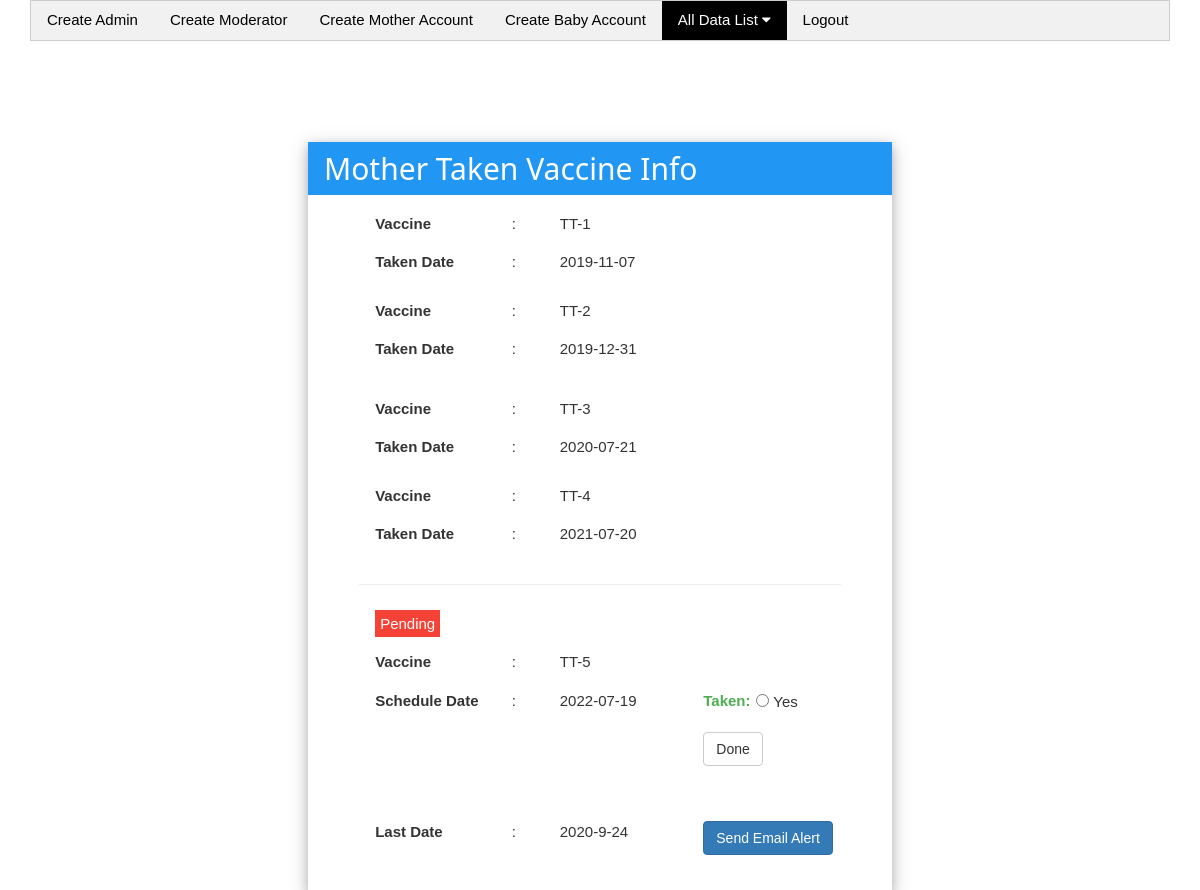
Screenshot of /views/SEIPXXXX/Admin/mother_taken_vaccine.php?id=01836245719 with the database file from the repository.
### tables this page shows
CREATE TABLE `vaccine` (
  `id` int(11) NOT NULL,
  `cell` varchar(255) NOT NULL,
  `pdate` date NOT NULL,
  `ndate` date NOT NULL,
  `number` int(11) NOT NULL,
  `numbers` int(11) NOT NULL,
  `status` int(11) DEFAULT 0,
  `status_date` varchar(255) DEFAULT NULL,
  `final_date` varchar(255) DEFAULT NULL
);

### src/BABYTIKA/SEIPXXXX/Model/Database.php (called while the page is built, shortened)
<?php
class Database{
    public $username="root";
    public $password="";
    public function __construct()
    {
        try {
            $this->DBH = new PDO("mysql:host=localhost;dbname=db_atomic_project", $this->username, $this->password);
        }
        catch(PDOException $e) {
            echo $e->getMessage();
        }
    }
}

### src/BABYTIKA/SEIPXXXX/Mother/Mother.php (called while the page is built, shortened)
<?php
class Mother extends Database
{
    public function mother_taken_vaccine($ucell)
    {
        $query = "SELECT m.id, m.M_Email, v.final_date, v.cell, v.pdate, v.ndate, v.number, v.numbers, v.status, v.status_date, m.M_Cell FROM vaccine AS v INNER JOIN mother AS m ON v.cell = m.M_Cell WHERE v.cell = $ucell ORDER BY v.number ASC";
        $STH = $this->DBH->query($query);
        $STH->setFetchMode(PDO::FETCH_OBJ);
        $singleData = $STH->fetchAll();
        return $singleData;
    }
}

### views/SEIPXXXX/Admin/mother_taken_vaccine.php (the view, shortened to what this page needs)
<?php
$obj = new Mother();
$obj->setData($_GET);
$usercell = $_GET['id'];
$singleData = $obj->mother_taken_vaccine($usercell);
?>
<!doctype html>
<html lang="en">
<head>
    <link rel="stylesheet" href="../../../resource/assets/bootstrap/css/bootstrap.min.css">
    <link rel="stylesheet" href="../../../resource/assets/w3css/4/w3.css">
    <link rel="stylesheet" href="../../../resource/assets/font-awesome-4.7.0/css/font-awesome.min.css">
    <link rel="stylesheet" href="../../../resource/assets/style.css">
    <link rel="stylesheet" href="../../../resource/assets/bootstrap/css/jquery-ui.css">
</head>
<body>
    <div class="container">
        <div class="row">
            <div class="col-md-12">
                <div class="w3-bar w3-border w3-light-grey">
                    <a href="create.php" class="w3-bar-item w3-button" style="text-decoration: none">Create Admin</a>
                    <a href="create_moderator.php" class="w3-bar-item w3-button" style="text-decoration: none">Create Moderator</a>
                    <a href="create_mother.php" class="w3-bar-item w3-button" style="text-decoration: none">Create Mother Account</a>
                    <a href="create_baby.php" class="w3-bar-item w3-button" style="text-decoration: none">Create Baby Account</a>
                    <div class="w3-dropdown-hover">
                        <button class="w3-button w3-black" style="text-decoration: none">
                            All Data List <i class="fa fa-caret-down"></i>
                        </button>
                    </div>
                    <span style="text-align: right">
                        <a href="../User/Authentication/logout.php" class="w3-bar-item w3-button" style="text-decoration: none"> Logout </a>
                    </span>
                </div>
            </div>
        </div>
        <div class="row">
            <div class="col-md-2"></div>
            <div class="col-md-8">
            </div>
            <div class="col-md-2"></div>
        </div>
    </div>
    <div class="w3-container">
        <div class="w3-row">
            <div style="min-height: 100px;"></div>
            <div class="w3-card-4 w3-half" style='margin-bottom: 200px; padding-bottom: 30px;'>
                <header class="w3-container w3-blue">
                    <h2>Mother Taken Vaccine Info</h2>
                </header>
                <?php
                if ($singleData == null) {
                    $final_status = 'x';
                } else {
                    foreach ($singleData as $vaccine) {
                        if ($usercell == $vaccine->cell) {
                            echo "
                                <div class='row' style='margin-top: 10px;'>
                                <div class='col-sm-1'></div>
                                <div class='col-sm-10'>
                                    <table class='w3-table'>
                                        <thead>
                                            <tr class='text-center'>";
                            if ($vaccine->numbers == '2') {
                                $values = $vaccine->number;
                                $status = $vaccine->status;
                                $final_value = $values;
                                $final_status = $status;
                                $final_date = $vaccine->ndate;
                                $last_date = $vaccine->final_date;
                                $email = $vaccine->M_Email;
                                $v = intval($values);
                                $values = intval($v);
                                $values = $values - 1;
                                $value = strval($values);
                                echo "
                                                        <th width='30%'>Vaccine</th>
                                                        <td width='10%'>:</td>
                                                        <td>TT-$value</td>
                                                    </tr>
                                                </thead>
                                                <tbody>
                                                    <tr>
                                                        <th>Taken Date</th>
                                                        <td>:</td>
                                                        <td>$vaccine->pdate</td>
                                                ";
                            } else if ($vaccine->numbers == '1') {
                                $values = $vaccine->number;
                                $status = $vaccine->status;
                                $final_value = $values;
                                $final_status = $status;
                                $final_date = $vaccine->ndate;
                                $last_date = $vaccine->final_date;
                                $email = $vaccine->M_Email;
                            } else {
                                echo "
                                                    <th width='30%'>Vaccine</th>
                                                    <td width='10%'>:</td>
                                                    <td>TT-$vaccine->number</td>
                                                </tr>
                                            </thead>
                                            <tbody>
                                                <tr>
                                                    <th>Taken Date</th>
                                                    <td>:</td>
                                                    <td>$vaccine->ndate</td>
                                                ";
                            }
                            echo "</tr>
                                        </tbody>
                                    </table>
                                </div>
                                <div class='col-sm-1'></div>
                            </div>
                            ";
                        }
                    }
                }
                if ($final_status == 'x') {
                    echo "
                        <div class='row' style='margin: 20px;'>
                            <h4>No Vaccine Schedule Found.</h4>
                        </div>
                    ";
                } else {
                    if ($final_status == '0') {
                        if ($final_value != '6') {
                            echo "
                                <div class='row' style='margin-top: 10px;'>
                                    <div class='col-sm-1'></div>
                                    <div class='col-sm-10'>
                                    <hr>
                                        <table class='w3-table'>
                                            <thead>
                                                    <tr>
                                                        <td>
                                                            <span class='w3-label-lg w3-red' style='padding: 5px'>Pending</span>
                                                        </td>
                                                    </tr>
                                                    <tr class='text-center'>
                                                        <th width='30%'>Vaccine</th>
                                                        <td width='10%'>:</td>
                                                        <td>TT-$final_value</td>
                                                    </tr>
                                                </thead>
                                                <tbody>
                                                    <tr>
                                                        <th>Schedule Date</th>
                                                        <td>:</td>
                                                        <td>$final_date</td>
                                                        <td>
                                                            <form class='form-horizontal' action='store_mother_taken_vaccine.php' method='post'>
                                                                    <input type='hidden' class='form-control' id='number' name='number' value='$final_value'>
                                                                    <input type='hidden' class='form-control' id='M_Cell' name='M_Cell' value='$usercell'>
                                                                <div class='form-group'>
                                                                    <label class='col-sm-4 w3-text-green' for='taken'>Taken: </label>
                                                                    <div class='col-sm-8'>
                                                                        <input type='radio' name='taken' value='1' required> Yes
                                                                    </div>
                                                                </div>
                                                                <button type='submit' name='submit' class='btn btn-default' onclick='return confirm_mobile()'>Done</button>
                                                            </form>
                                                        </td>
                                                    </tr>
                                                    <tr>
                                                        <td><br/></td>
                                                    </tr>
                                                    <tr>
                                                        <th>Last Date</th>
                                                        <td>:</td>
                                                        <td>$last_date</td>
                                                        <td width='30%'>
                                                            <form class='form-horizontal' action='send_email_alert_mother.php' method='post'>
                                                                    <input type='hidden' class='form-control' id='usercell' name='usercell' value='$usercell'>
                                                                    <input type='hidden' class='form-control' id='final_value' name='final_value' value='TT-$final_value'>
                                                                    <input type='hidden' class='form-control' id='last_date' name='last_date' value='$last_date'>
                                                                    <input type='hidden' class='form-control' id='email' name='email' value='$email'>
                                                                <button type='submit' name='submit' class='btn btn-primary'>Send Email Alert</button>
                                                            </form>
                                                        </td>
                                                    </tr>
                                            </tbody>
                                        </table>
                                    </div>
                                    <div class='col-sm-1'></div>
                                </div>
                                ";
                        } else {
                            echo "
                                <div class='row' style='margin: 20px;'>
                                    <h2>All vaccines have been taken </h2>
                                </div>
                            ";
                        }
                    } else {
                    }
                }
                ?>
            </div>
        </div>
    </div>
</body>
</html>

### resource/assets/w3css/4/w3.css (style rules this page uses)
html { box-sizing:border-box }
*,*:before,*:after { box-sizing:inherit }
html { -ms-text-size-adjust:100%;-webkit-text-size-adjust:100% }
body { margin:0 }
article,aside,details,figcaption,figure,footer,header,main,menu,nav,section,summary { display:block }
a { background-color:transparent;-webkit-text-decoration-skip:objects }
hr { box-sizing:content-box;height:0;overflow:visible }
button,input,select,textarea { font:inherit;margin:0 }
button,input { overflow:visible }
button,select { text-transform:none }
button,html [type=button],[type=reset],[type=submit] { -webkit-appearance:button }
[type=checkbox],[type=radio] { padding:0 }
html,body { font-family:Verdana,sans-serif;font-size:15px;line-height:1.5 }
html { overflow-x:hidden }
h2 { font-size:30px }
h1,h2,h3,h4,h5,h6 { font-family:"Segoe UI",Arial,sans-serif;font-weight:400;margin:10px 0 }
hr { border:0;border-top:1px solid #eee;margin:20px 0 }
a { color:inherit }
.w3-table,.w3-table-all { border-collapse:collapse;border-spacing:0;width:100%;display:table }
.w3-table td,.w3-table th,.w3-table-all td,.w3-table-all th { padding:8px 8px;display:table-cell;text-align:left;vertical-align:top }
.w3-table th:first-child,.w3-table td:first-child,.w3-table-all th:first-child,.w3-table-all td:first-child { padding-left:16px }
.w3-btn,.w3-button { border:none;display:inline-block;outline:0;padding:8px 16px;vertical-align:middle;overflow:hidden;text-decoration:none;color:inherit;background-color:inherit;text-align:center;cursor:pointer;white-space:nowrap }
.w3-btn,.w3-button { -webkit-touch-callout:none;-webkit-user-select:none;-khtml-user-select:none;-moz-user-select:none;-ms-user-select:none;user-select:none }
.w3-dropdown-click,.w3-dropdown-hover { position:relative;display:inline-block;cursor:pointer }
.w3-bar { width:100%;overflow:hidden }
.w3-bar .w3-bar-item { padding:8px 16px;float:left;width:auto;border:none;outline:none;display:block }
.w3-bar .w3-dropdown-hover,.w3-bar .w3-dropdown-click { position:static;float:left }
.w3-bar .w3-button { white-space:normal }
.w3-container:after,.w3-container:before,.w3-panel:after,.w3-panel:before,.w3-row:after,.w3-row:before,.w3-row-padding:after,.w3-row-padding:before, .w3-cell-row:before,.w3-cell-row:after,.w3-clear:after,.w3-clear:before,.w3-bar:before,.w3-bar:after { content:"";display:table;clear:both }
.w3-col,.w3-half,.w3-third,.w3-twothird,.w3-threequarter,.w3-quarter { float:left;width:100% }
@media (min-width:601px) { .w3-col.m6,.w3-half { width:49.99999% } }
.w3-container,.w3-panel { padding:0.01em 16px }
.w3-card-4,.w3-hover-shadow:hover { box-shadow:0 4px 10px 0 rgba(0,0,0,0.2),0 4px 20px 0 rgba(0,0,0,0.19) }
.w3-border { border:1px solid #ccc!important }
.w3-blue,.w3-hover-blue:hover { color:#fff!important;background-color:#2196F3!important }
.w3-red,.w3-hover-red:hover { color:#fff!important;background-color:#f44336!important }
.w3-black,.w3-hover-black:hover { color:#fff!important;background-color:#000!important }
.w3-light-grey,.w3-hover-light-grey:hover,.w3-light-gray,.w3-hover-light-gray:hover { color:#000!important;background-color:#f1f1f1!important }
.w3-text-green,.w3-hover-text-green:hover { color:#4CAF50!important }

### resource/assets/style.css (style rules this page uses)
body, html { height: 100%; }

### rows the page displays
vaccine: number "1", ndate "2019-11-07"
vaccine: number "2", ndate "2019-12-31"
vaccine: value "3", pdate "2020-07-21"
vaccine: value "4", pdate "2021-07-20", number "5", ndate "2022-07-19", final_date "2020-9-24"
